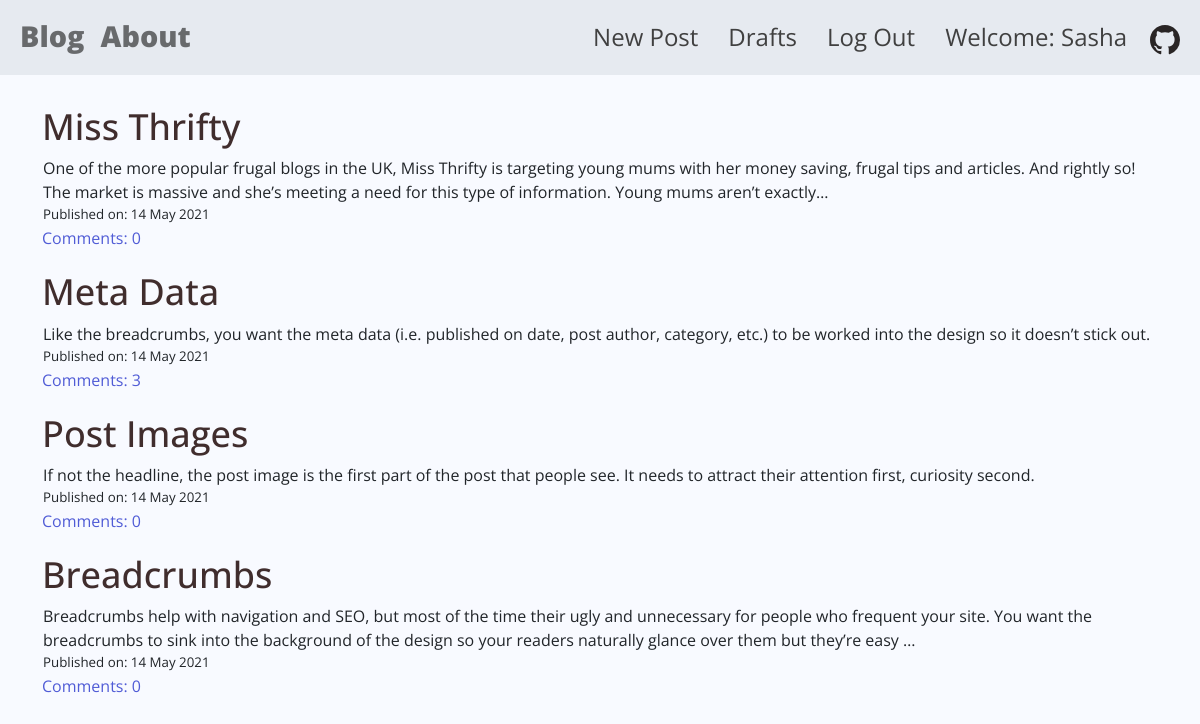
The app's page / (signed in) with its own data.
### blog/models.py (models this page shows, shortened)
class Post(models.Model):
    author = models.ForeignKey('auth.User', on_delete=CASCADE)
    title = models.CharField(max_length=200)
    text = models.TextField()
    created_date = models.DateTimeField(default=timezone.now)
    published_date = models.DateTimeField(blank = True, null = True)
    def approve_comments(self):
        return self.comments.filter(approved_comment = True)

### blog/views.py (the view)
# urls.py: path('', views.PostListView.as_view(), name='post_list'),
class PostListView(ListView):
    model = Post
    def get_queryset(self):
        return Post.objects.filter(published_date__lte=timezone.now()).order_by('-published_date')

### blog/templates/blog/post_list.html
{% extends "blog/base.html" %} {% block content %}
<div class="container-md container-post">
  <div class="centerstage">
    {% for post in post_list %}
    <div class="post">
      <h1 class="post-title">
        <a class="post-title" href="{% url 'post_detail' pk=post.pk %}"
          >{{ post.title}}</a
        >
      </h1>
      <p>{{ post.text|truncatechars:256|safe}}</p>
      <div class="postdate">
        <p>Published on: {{ post.published_date|date:"d M Y"}}</p>
      </div>
      <div>
        <a class="comments" href="{% url 'post_detail' pk=post.pk %}"
          >Comments: {{ post.approve_comments.count }}</a
        >
      </div>
    </div>
    {% endfor %}
  </div>
</div>
{% endblock %}

### blog/templates/blog/base.html (shortened to what this page needs)
<!DOCTYPE html>
{% load static %}
<html lang="en">
  <head>
    <link
      href="https://cdn.jsdelivr.net/npm/bootstrap@5.0.1/dist/css/bootstrap.min.css"
      rel="stylesheet"
    />
    <link
      rel="stylesheet"
      href="//cdn.jsdelivr.net/npm/medium-editor@latest/dist/css/medium-editor.min.css"
      type="text/css"
      media="screen"
      charset="utf-8"
    />
    <link rel="stylesheet" href="{% static 'css/blog.css' %}" />
  </head>
  <body>
    <nav
      class="
        navbar navbar-expand-lg navbar-light
        bg-light
        techfont
        custom-navbar
      "
    >
      <div class="container-fluid custom-navbar">
        <ul class="navbar-nav">
          <li class="nav-item">
            <a class="nav-link bigbrand" href="{% url 'post_list' %}">Blog</a>
          </li>
          <li class="nav-item">
            <a class="nav-link bigbrand" href="{% url 'about' %}">About</a>
          </li>
        </ul>
        <ul class="navbar-nav navbar-right">
          {% if user.is_authenticated %}
          <li>
            <a class="right-nav" href="{% url 'post_new' %}">New Post</a>
          </li>
          <li>
            <a class="right-nav" href="{% url 'post_draft_list' %}">Drafts</a>
          </li>
          <li>
            <a class="right-nav" href="{% url 'logout' %}">Log Out</a>
          </li>
          <li>
            <a class="right-nav">Welcome: {{ user.username }}</a>
          </li>
          <li class="nav-item">
            <a class="nav-link icons" href="https://github.com/srezanova"
              >
            </a>
          </li>
          {% endif %}
        </ul>
      </div>
    </nav>
    <div class="content container-fluid">
      {% block content %} {% endblock %}
    </div>
  </body>
</html>

### blog/static/css/blog.css (style rules this page uses)
.techfont { font-family: "Open Sans", sans-serif; font-size: 1.5em; margin-bottom: 10px; }
a { text-decoration: none; }
p { margin: 1px; }
body { font-family: "Open Sans", sans-serif; background-color: #85b2ff0e; }
.navbar { background-color: #d9dee38a !important; }
.comments { color: #505cd6; }
.bigbrand { font-weight: 900; font-size: larger; position: relative; bottom: 4%; }
.icons { padding: 7px; color: rgba(24, 18, 18, 0.918) !important; }
.centerstage { margin-left: auto; margin-right: auto; }
.postdate { text-align: left; font-size: smaller; }
.post { padding-bottom: 20px; }
.post-title { font-family: "Open Sans", sans-serif; font-size: 1.5em; text-align: left; color: #402d2d; }
.right-nav { padding-left: 15px; padding-right: 15px; color: #404040; position: relative; top: 13%; }
.container-post { padding-top: 20px; margin-bottom: 0; }

### records on screen
Post: title "Miss Thrifty", text "One of the more popular frugal blogs in the UK, Miss Thrifty is targeting young mums with her money saving, frugal tips and articles. And rightly so! The market is massive and she’s meeting a need for this type of information. Young mums aren’t exactly…", published_date "14 May 2021", approve_comments.count "0"
Post: title "Meta Data", text "Like the breadcrumbs, you want the meta data (i.e. published on date, post author, category, etc.) to be worked into the design so it doesn’t stick out.", published_date "14 May 2021", approve_comments.count "3"
Post: title "Post Images", text "If not the headline, the post image is the first part of the post that people see. It needs to attract their attention first, curiosity second.", published_date "14 May 2021", approve_comments.count "0"
Post: title "Breadcrumbs", text "Breadcrumbs help with navigation and SEO, but most of the time their ugly and unnecessary for people who frequent your site. You want the breadcrumbs to sink into the background of the design so your readers naturally glance over them but they’re easy …", published_date "14 May 2021", approve_comments.count "0"

### other values on screen
{{ user.username }} "Sasha"
